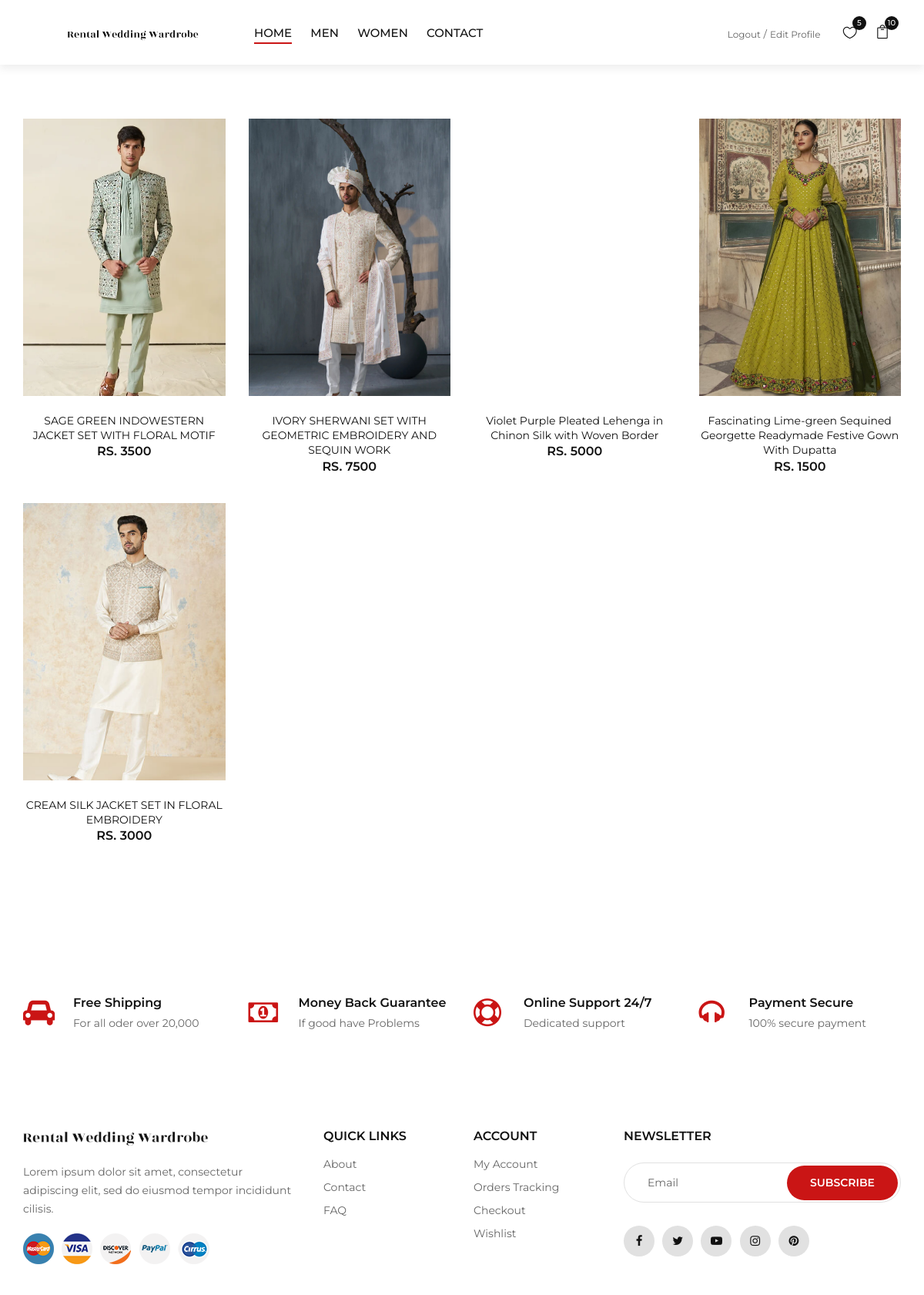
Screenshot of /Wishlist (signed in) with the database file from the repository.
### newapp/models.py (models this page shows, shortened)
class Wishlist(models.Model):
    User_id = models.ForeignKey(User, on_delete=models.CASCADE)
    Product_id = models.ForeignKey(Product, on_delete=models.CASCADE)

class Product(models.Model):
    Category_id=models.ForeignKey(Category,on_delete=models.CASCADE)
    Sub_Category_id = models.ForeignKey(Sub_cat, on_delete=models.CASCADE)
    Product_name=models.CharField(max_length=100)
    Rent=models.CharField(max_length=20)
    Product_color=models.CharField(max_length=20)
    Product_size=models.CharField(max_length=20)
    Product_description=models.TextField()
    image=models.ImageField(upload_to='photos')
    Status=models.CharField(max_length=25,choices=PRODUCTSTATUS)

### newapp/views.py (the view)
# urls.py: path('Wishlist',views.wishlist,name="Wishlist"),
def wishlist(request):
    context = basic(request)
    lid = request.session['user_id']
    fetchdata = Wishlist.objects.filter(User_id=lid)
    context.update({
        "dataone":fetchdata
    })
    return render(request,"wishlist.html",context)

### newapp/views.py (called while the page is built)
def basic(request):
    try:
        lid=request.session['user_id']
        fetchqueary = Product.objects.all()
        data=order.objects.filter(User_id=lid).count()
        datatwo=Wishlist.objects.filter(User_id=lid).count()
        context={"fetchdata":fetchqueary,
                 "data":data,
                 "datatwo":datatwo}
        return context
    except:
        fetchqueary = Product.objects.all()
        context={"fetchdata":fetchqueary}
        return context

### newapp/templates/wishlist.html (shortened to what this page needs)
{% extends 'basic.html'  %}
{% block body %}
<section class="shop spad">
        <div class="container">
            <div class="row" >
                        {% for data in dataone %}
                        <div class="col-lg-3 col-md-12" >
                            <div class="product__item">
                                <div class="product__item__pic set-bg" data-setbg="/media/{{data.Product_id.image}}" >
                                </div>
                                <div class="product__item__text">
                                    <h6><a href="#">{{ data.Product_id.Product_name}}</a></h6>
                                    <div class="product__price">RS. {{ data.Product_id.Rent}}</div>
                                </div>
                            </div>
                        </div>
                        {% endfor %}
    </section>
<section class="services spad">
    <div class="container">
        <div class="row">
            <div class="col-lg-3 col-md-4 col-sm-6">
                <div class="services__item">
                    <h6>Free Shipping</h6>
                    <p>For all oder over 20,000</p>
                </div>
            </div>
            <div class="col-lg-3 col-md-4 col-sm-6">
                <div class="services__item">
                    <i class="fa fa-money"></i>
                    <h6>Money Back Guarantee</h6>
                    <p>If good have Problems</p>
                </div>
            </div>
            <div class="col-lg-3 col-md-4 col-sm-6">
                <div class="services__item">
                    <i class="fa fa-support"></i>
                    <h6>Online Support 24/7</h6>
                    <p>Dedicated support</p>
                </div>
            </div>
            <div class="col-lg-3 col-md-4 col-sm-6">
                <div class="services__item">
                    <i class="fa fa-headphones"></i>
                    <h6>Payment Secure</h6>
                    <p>100% secure payment</p>
                </div>
            </div>
        </div>
    </div>
</section>
{% endblock%}

### newapp/templates/basic.html (shortened to what this page needs)
<!DOCTYPE html>
<html lang="zxx">
<head>
    <link rel="stylesheet" href="../static/css/bootstrap.min.css" type="text/css">
    <link rel="stylesheet" href="../static/css/font-awesome.min.css" type="text/css">
    <link rel="stylesheet" href="../static/css/elegant-icons.css" type="text/css">
    <link rel="stylesheet" href="../static/css/jquery-ui.min.css" type="text/css">
    <link rel="stylesheet" href="../static/css/magnific-popup.css" type="text/css">
    <link rel="stylesheet" href="../static/css/owl.carousel.min.css" type="text/css">
    <link rel="stylesheet" href="../static/css/slicknav.min.css" type="text/css">
    <link rel="stylesheet" href="../static/css/style.css" type="text/css">
    <link rel="stylesheet" href="https://cdn.jsdelivr.net/npm/swiper@11/swiper-bundle.min.css"/>
</head>
<body>
    <header class="header">
        <div class="container-fluid">
            <div class="row">
                <div class="col-xl-3 col-lg-2">
                    <div class="header__logo">
                        <a href="/"><img src="../static/img/logo.png" style="margin-top:-127px; margin-bottom:-140px;" alt=""></a>
                    </div>
                </div>
                <div class="col-xl-6 col-lg-7">
                    <nav class="header__menu">
                        <ul>
                            <li class="active"><a href="/">Home</a></li>
                            <li><a href="../Men">Men</a></li>
                            <li><a href="../Women">Women</a></li>
                            <li><a href="../contact">Contact</a></li>
                        </ul>
                    </nav>
                </div>
                <div class="col-lg-3">
                    <div class="header__right">
                        <div class="header__right__auth">
                            {% if request.session.useremail %}
                            <a href="../logout">Logout</a>
                            <a href="../editprofile">Edit Profile</a>
                            {% else %}
                            <a href="../signup">Create Account</a>
                            <a href="../login">Login</a>
                            {% endif %}
                        </div>
                        <ul class="header__right__widget">
                             {% if request.session.useremail %}
                            <li><a href="/Wishlist"><span class="icon_heart_alt"></span>
                                <div class="tip">{{datatwo}}</div>
                            </a></li>
                            <li><a href="/booking_history"><span class="icon_bag_alt"></span>
                                <div class="tip">{{data}}
                            </div>
                            </a></li>
                             {% endif %}
                        </ul>
                    </div>
                </div>
            </div>
        </div>
    </header>
{% block body %}{% endblock%}
<footer class="footer">
    <div class="container">
        <div class="row">
            <div class="col-lg-4 col-md-6 col-sm-7">
                <div class="footer__about">
                    <div class="footer__logo">
                        <a href="/"><img src="../static/img/logo.png"  style="margin-top:-169px; margin-left:-60px; margin-bottom:-170px;" alt=""></a>
                    </div>
                    <p>Lorem ipsum dolor sit amet, consectetur adipiscing elit, sed do eiusmod tempor incididunt
                    cilisis.</p>
                    <div class="footer__payment">
                        <a href="#"><img src="static/img/payment/payment-1.png" alt=""></a>
                        <a href="#"><img src="static/img/payment/payment-2.png" alt=""></a>
                        <a href="#"><img src="static/img/payment/payment-3.png" alt=""></a>
                        <a href="#"><img src="static/img/payment/payment-4.png" alt=""></a>
                        <a href="#"><img src="static/img/payment/payment-5.png" alt=""></a>
                    </div>
                </div>
            </div>
            <div class="col-lg-2 col-md-3 col-sm-5">
                <div class="footer__widget">
                    <h6>Quick links</h6>
                    <ul>
                        <li><a href="#">About</a></li>
                        <li><a href="#">Contact</a></li>
                        <li><a href="#">FAQ</a></li>
                    </ul>
                </div>
            </div>
            <div class="col-lg-2 col-md-3 col-sm-4">
                <div class="footer__widget">
                    <h6>Account</h6>
                    <ul>
                        <li><a href="#">My Account</a></li>
                        <li><a href="#">Orders Tracking</a></li>
                        <li><a href="#">Checkout</a></li>
                        <li><a href="#">Wishlist</a></li>
                    </ul>
                </div>
            </div>
            <div class="col-lg-4 col-md-8 col-sm-8">
                <div class="footer__newslatter">
                    <h6>NEWSLETTER</h6>
                    <form action="#">
                        <input type="text" placeholder="Email">
                        <button type="submit" class="site-btn">Subscribe</button>
                    </form>
                    <div class="footer__social">
                        <a href="#"><i class="fa fa-facebook"></i></a>
                        <a href="#"><i class="fa fa-twitter"></i></a>
                        <a href="#"><i class="fa fa-youtube-play"></i></a>
                        <a href="#"><i class="fa fa-instagram"></i></a>
                        <a href="#"><i class="fa fa-pinterest"></i></a>
                    </div>
                </div>
            </div>
        </div>
    </div>
</footer>
</body>
</html>

### rows the page displays
Wishlist: Product_id.Product_name "SAGE GREEN INDOWESTERN JACKET SET WITH FLORAL MOTIF", Product_id.Rent "3500"
Wishlist: shows a picture, Product_id.Product_name "IVORY SHERWANI SET WITH GEOMETRIC EMBROIDERY AND SEQUIN WORK", Product_id.Rent "7500"
Wishlist: Product_id.Product_name "Violet Purple Pleated Lehenga in Chinon Silk with Woven Border", Product_id.Rent "5000"
Wishlist: shows a picture, Product_id.Product_name "Fascinating Lime-green Sequined Georgette Readymade Festive Gown With Dupatta", Product_id.Rent "1500"
Wishlist: shows a picture, Product_id.Product_name "CREAM SILK JACKET SET IN FLORAL EMBROIDERY", Product_id.Rent "3000"

### other values shown
{{ datatwo }} "5"
{{ data }} "10"
